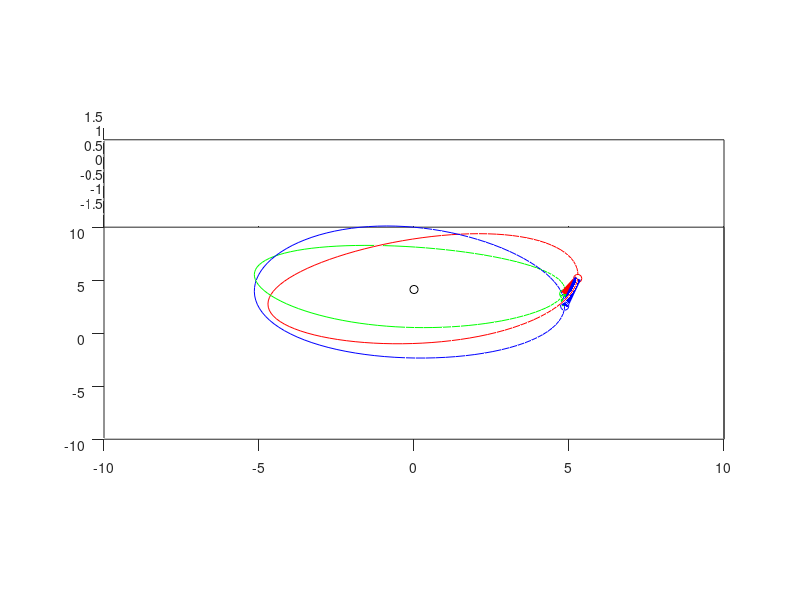

Write MATLAB code to recreate this figure.
%% This file generate the animation of LISA orbits

%% These four parameters below can be modified:
n=100;          %number of points
m=2;            %number of loops 
Distance=5;     %149597870700;%;%separation between sun and and center of 3 satellites(earth)
Length=1;       %5*10^9;%arm length
% alpha=234;    %azimuthal angle of GWha
% delta=456;    %polar angle of GW

T=1;            %period: 1 year 
w=2*pi/T;       %angular frequency of the orbit
t=0:T/n:T-T/n;      %get the unit vector with respect to t in SSB frame:

Dvec=cell(length(t),1);%cell that contains unit column vectors from sun to centroid of 3 satellites(earth) of different time
C=cell(length(t),1);   %rotation tensors of different time
U=cell(length(t),3);   %locations of satellites in the SSB frame
Z=cell(length(t),3);   %What we want to plot
z1=ones(length(t),3);
z2=ones(length(t),3);
z3=ones(length(t),3);
% T=cell(length(t),3);
% n=[cos(delta).*cos(alpha),cos(delta).*sin(alpha),sin(delta)];%derection of source


%% Initial positions of three satellites here(unit vector):
V1=[1,0,0]';
V2=[-1/2,sqrt(3)/2,0]';
V3=[-1/2,-sqrt(3)/2,0]';

R2=[cos(pi/3) 0 sin(pi/3);0 1 0;-sin(pi/3) 0 cos(pi/3)];
for i=1:length(t)
R1=[cos(w.*t(i)) -sin(w.*t(i)) 0;sin(w.*t(i)) cos(w.*t(i)) 0; 0 0 1];
R=R1'*R2'*R1;
C{i,1}=R;
% T{i,1}=R1*V1;
% T{i,2}=R1*V2;
% T{i,3}=R1*V3;
U{i,1}=R*V1;
U{i,2}=R*V2;
U{i,3}=R*V3;
Dvec{i,1}=Distance*[cos(w.*t(i)) sin(w.*t(i)) 0]';%row vectors
  for j=1:3   
      Z{i,j}=Dvec{i,1}+Length/sqrt(3)*U{i,j};%row vectors
  end
z1(i,1:3)=Z{i,1}';
z2(i,1:3)=Z{i,2}';
z3(i,1:3)=Z{i,3}';
end

%% Play the movie

%M = moviein(m*n); 

% figure;
% plot(sqrt(z1(:,1).^2+z1(:,2).^2+z1(:,3).^2))
% pause

figure;
set(gcf,'Position',get(0,'ScreenSize'))

for j=1:m
for i=1:length(t)

clf
view(0,20)      %change the angle of ciew here
axis([-10 10 -10 10 -1.5,1.5])

hold on
%grid on
box on
axis equal
plot3(0,0,0,'ok')
plot3(z1(:,1),z1(:,2),z1(:,3),'r')
plot3(z2(:,1),z2(:,2),z2(:,3),'g')
plot3(z3(:,1),z3(:,2),z3(:,3),'b')
plot3(z1(i,1),z1(i,2),z1(i,3),'or')
plot3(z2(i,1),z2(i,2),z2(i,3),'og')
plot3(z3(i,1),z3(i,2),z3(i,3),'ob')
line([z1(i,1),z2(i,1)],[z1(i,2),z2(i,2)],[z1(i,3),z2(i,3)],'Color','r','LineWidth',5);
line([z2(i,1),z3(i,1)],[z2(i,2),z3(i,2)],[z2(i,3),z3(i,3)],'Color','g','LineWidth',5);
line([z3(i,1),z1(i,1)],[z3(i,2),z1(i,2)],[z3(i,3),z1(i,3)],'Color','b','LineWidth',5);
pause(0.025); 
 %M(i)=getframe;
end
end